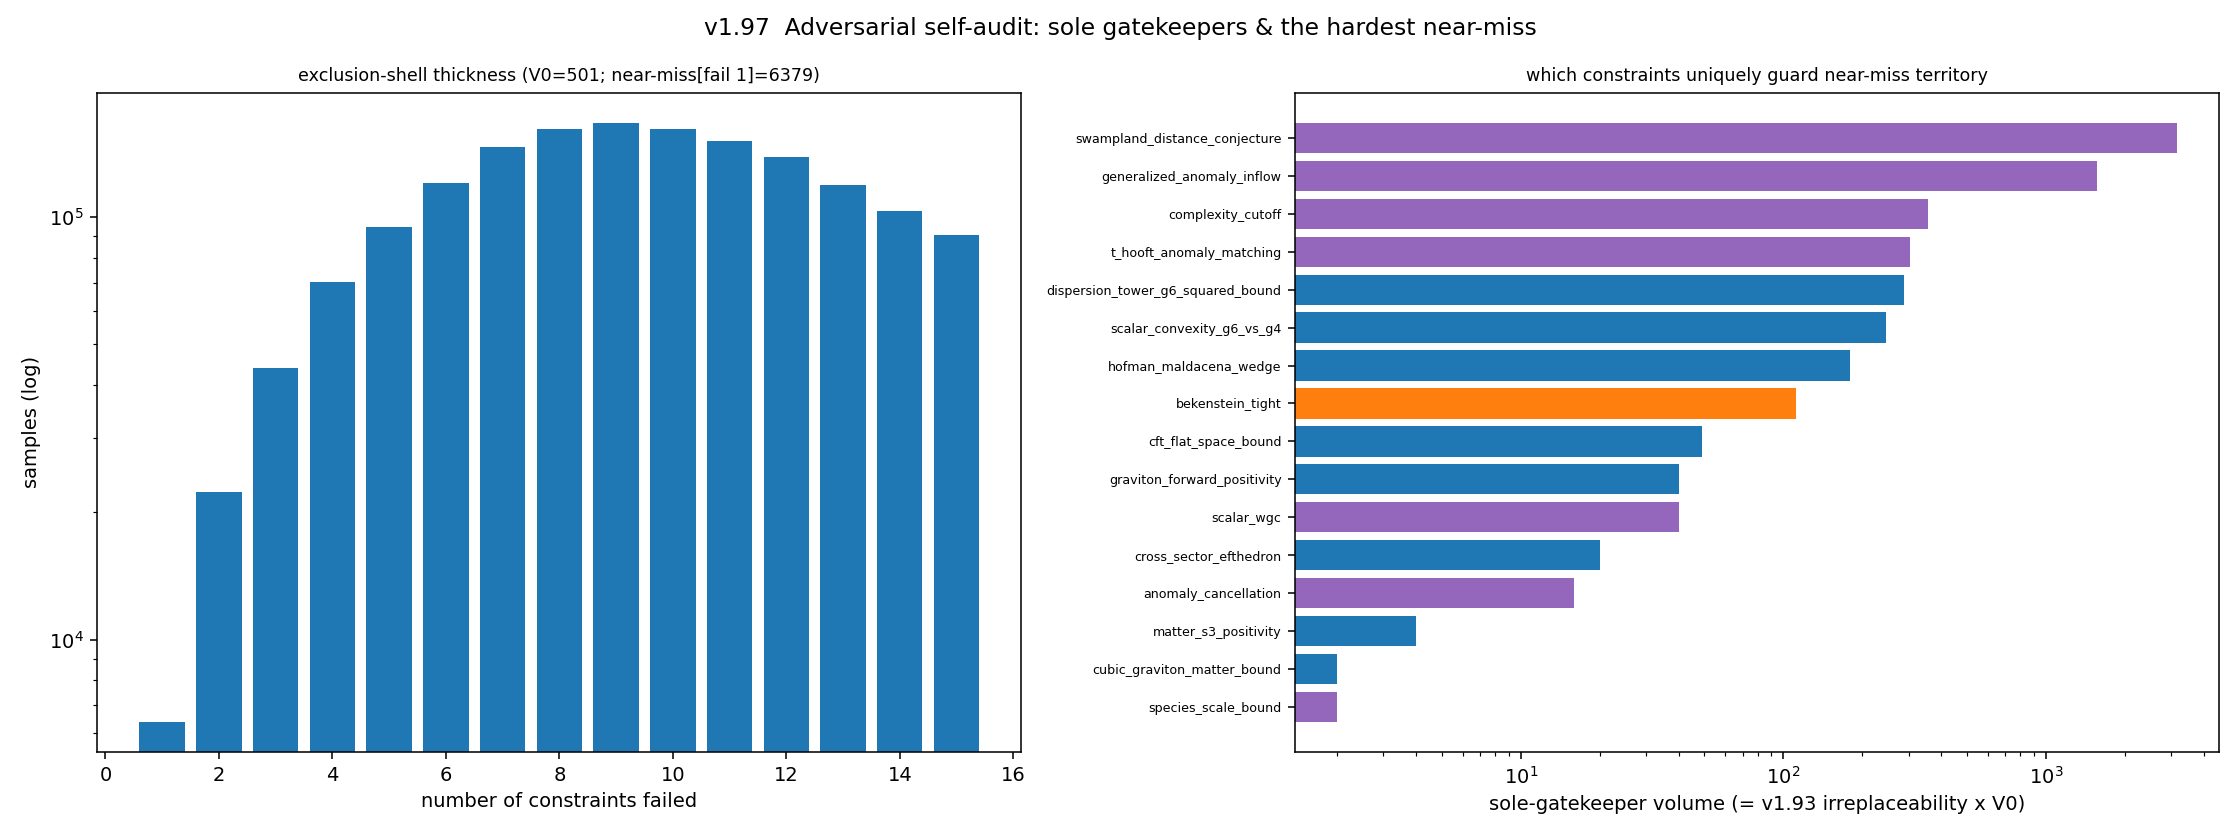

Here is the Python script that generated this plot:
"""v1.97 - The adversarial self-audit: which constraints are sole gatekeepers, and
the theory that most nearly fools the stack.

We probe the BOUNDARY of consistency. For each box sample we cache its per-constraint
satisfied-bitmask, then:
  - FAILURE MULTIPLICITY: how many constraints each excluded point fails (the thickness
    of the exclusion shell -- do near-miss points fail 1, or are most points deep
    outside, failing many?).
  - SOLE GATEKEEPERS: for each constraint c, how many 'near-miss' points (failing
    EXACTLY one constraint) does c uniquely guard. NOTE the identity: removing c from
    the stack admits exactly the points whose only failure was c, so
        V_without_c = V0 + gatekeeper(c),
    i.e. the sole-gatekeeper volume IS the v1.93 irreplaceability (we verify this).
  - THE HARDEST NEAR-MISS: the coefficient vector that satisfies the MOST constraints
    with the largest margins while STILL being excluded -- the theory that most nearly
    fools the whole stack -- and the single constraint that kills it.

HONEST: near-miss is sampling-resolution-dependent; the robust content is the RANKING of
sole gatekeepers, the multiplicity distribution, and the hardest-near-miss point.

Run on Vulcan (16 cores):  python experiments/adversarial_audit.py [N]
"""
import json
import os
import sys

import numpy as np
import matplotlib
matplotlib.use("Agg")
import matplotlib.pyplot as plt

sys.path.insert(0, "src")
sys.path.insert(0, "experiments")

from stack import build_stack
from itb.constraints.base import ConstraintClass
from itb.theory import Theory

COEFFS = ["g_4", "g_6", "g_8", "g_R2", "g_R3", "g_C", "g_R2_parity", "g_R3_parity"]
LO = np.array([0.05, 0.05, 0.05, 0.01, 0.0, 0.02, 0.0, -0.05])
HI = np.array([0.60, 0.60, 0.70, 0.45, 0.40, 0.60, 0.15, 0.05])

_STACK = build_stack(bnossw_mean="geometric", rfc_form="convex_hull")
_NAMES = [c.name for c in _STACK]
_NC = len(_STACK)
_CLASS = {ConstraintClass.A_AMPLITUDE: "A", ConstraintClass.B_INFORMATION: "B",
          ConstraintClass.C_UNIVERSALITY: "C"}


def _theory(x):
    return Theory(coefficients={k: float(v) for k, v in zip(COEFFS, x)})


def _chunk(arg):
    seed, n = arg
    rng = np.random.default_rng(seed)
    X = LO + (HI - LO) * rng.random((n, len(COEFFS)))
    bits = np.zeros(n, dtype=np.uint64)
    best_nm = (-np.inf, -1, None)        # (min-other-margin, failed_idx, coeffs)
    for i in range(n):
        th = _theory(X[i])
        rs = [c.evaluate(th) for c in _STACK]
        unsat = [j for j in range(_NC) if not rs[j].satisfied]
        b = np.uint64(0)
        for j in range(_NC):
            if rs[j].satisfied:
                b |= np.uint64(1) << np.uint64(j)
        bits[i] = b
        if len(unsat) == 1:              # near-miss: fails exactly one
            sat_margins = [rs[j].signed_distance_margin for j in range(_NC) if j != unsat[0]]
            m = float(min(sat_margins))
            if m > best_nm[0]:
                best_nm = (m, unsat[0], X[i].copy())
    return bits, best_nm


def main():
    N = int(sys.argv[1]) if len(sys.argv) > 1 else 2_000_000
    ncpu = max(1, (os.cpu_count() or 4) - 1)
    chunks = ncpu * 4
    per = N // chunks
    from multiprocessing import Pool
    with Pool(ncpu) as pool:
        res = pool.map(_chunk, [(800 + k, per) for k in range(chunks)])
    bits = np.concatenate([r[0] for r in res])
    total = bits.shape[0]
    best_nm = max((r[1] for r in res), key=lambda t: t[0])

    full_mask = (np.uint64(1) << np.uint64(_NC)) - np.uint64(1)
    unsat = (~bits) & full_mask
    # failure multiplicity (popcount of unsat)
    pc = np.zeros(total, dtype=np.int32)
    for k in range(_NC):
        pc += ((unsat >> np.uint64(k)) & np.uint64(1)).astype(np.int32)
    V0 = int((pc == 0).sum())
    mult_hist = {int(m): int((pc == m).sum()) for m in range(0, min(pc.max() + 1, 16))}

    # near-miss (exactly one fail) -> sole gatekeeper per constraint
    nm_mask = pc == 1
    gate = np.zeros(_NC, dtype=int)
    nm_unsat = unsat[nm_mask]
    for k in range(_NC):
        gate[k] = int(((nm_unsat >> np.uint64(k)) & np.uint64(1)).sum())
    rows = sorted([{"constraint": _NAMES[j], "class": _CLASS[_STACK[j].constraint_class],
                    "gatekeeper_volume": int(gate[j]),
                    "irreplaceability_growth_pct": round(100 * gate[j] / V0, 1) if V0 else None}
                   for j in range(_NC)], key=lambda r: -r["gatekeeper_volume"])
    never_sole = [r["constraint"] for r in rows if r["gatekeeper_volume"] == 0]

    # hardest near-miss point
    hardest = {"min_margin_on_others": round(best_nm[0], 4),
               "killed_by": _NAMES[best_nm[1]],
               "coefficients": {k: round(float(v), 4) for k, v in zip(COEFFS, best_nm[2])}}

    # ---- figure: multiplicity histogram + gatekeeper bars ----
    fig, (ax1, ax2) = plt.subplots(1, 2, figsize=(16, 6))
    ms = sorted(mult_hist)
    ax1.bar([m for m in ms if m > 0], [mult_hist[m] for m in ms if m > 0],
            color="#1f77b4")
    ax1.set_yscale("log"); ax1.set_xlabel("number of constraints failed")
    ax1.set_ylabel("samples (log)")
    ax1.set_title(f"exclusion-shell thickness (V0={V0}; near-miss[fail 1]={mult_hist.get(1,0)})",
                  fontsize=9)
    cls_color = {"A": "#1f77b4", "B": "#ff7f0e", "C": "#9467bd"}
    top = [r for r in rows if r["gatekeeper_volume"] > 0][:18]
    ax2.barh([r["constraint"] for r in top][::-1],
             [r["gatekeeper_volume"] for r in top][::-1],
             color=[cls_color[r["class"]] for r in top][::-1])
    ax2.set_xscale("log")
    ax2.set_xlabel("sole-gatekeeper volume (= v1.93 irreplaceability x V0)")
    ax2.tick_params(axis="y", labelsize=6.5)
    ax2.set_title("which constraints uniquely guard near-miss territory", fontsize=9)
    fig.suptitle("v1.97  Adversarial self-audit: sole gatekeepers & the hardest near-miss",
                 fontsize=12)
    fig.tight_layout()
    png = "/tmp/adversarial_audit.png"
    fig.savefig(png, dpi=140)

    summary = {
        "samples": total, "island_V0": V0,
        "failure_multiplicity_histogram": mult_hist,
        "near_miss_fail_exactly_one": mult_hist.get(1, 0),
        "identity_check": "V_without_c = V0 + gatekeeper(c): sole-gatekeeper volume IS "
                          "the v1.93 irreplaceability (growth% = 100*gatekeeper/V0).",
        "top_sole_gatekeepers": rows[:8],
        "constraints_that_never_act_alone": never_sole,
        "n_never_sole": len(never_sole),
        "hardest_near_miss": hardest,
        "interpretation": "Most excluded points fail MANY constraints (deep outside); a "
            "thin near-miss shell fails exactly one. The sole-gatekeeper ranking equals "
            "the v1.93 irreplaceability (an identity). Constraints that NEVER act alone are "
            "redundant at the boundary. The hardest near-miss is the theory that most nearly "
            "fools the stack -- consistent with everything except a single condition.",
        "honest": "near-miss is sampling-resolution-dependent; robust content is the ranking, "
                  "the multiplicity distribution, and the hardest-near-miss point.",
        "png": png,
    }
    print(json.dumps(summary, indent=2))


if __name__ == "__main__":
    main()
